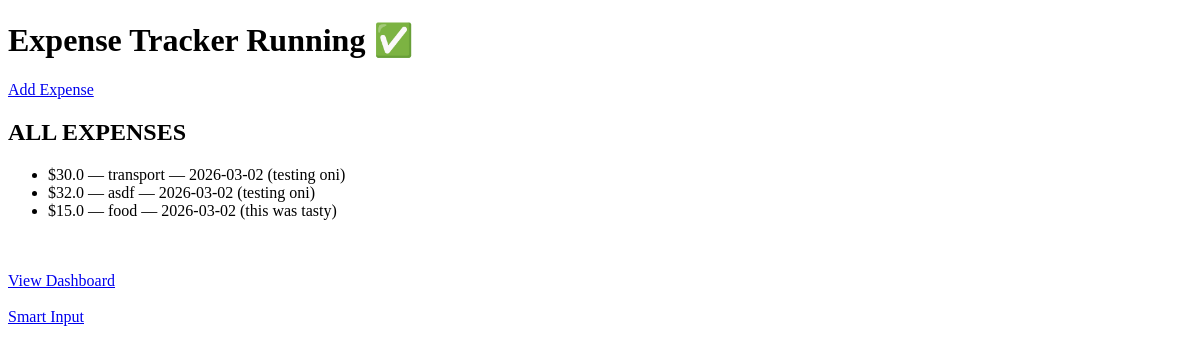
/, run on an earlier commit of the app's database.
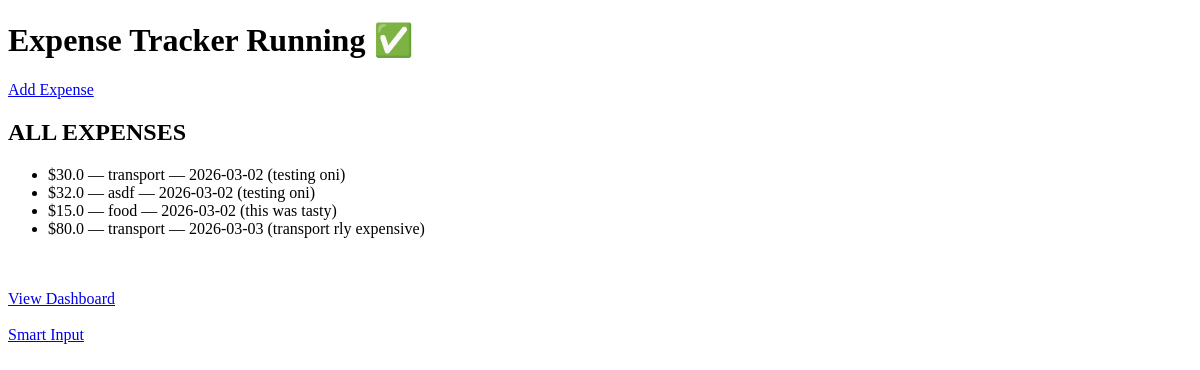
And on a later commit of the database.
### tables this page shows
CREATE TABLE expenses (
            id INTEGER PRIMARY KEY AUTOINCREMENT,
            amount REAL,
            category TEXT,
            date TEXT,
            note TEXT
        );

### app.py (the view)
@app.route("/")
def home():
    conn = get_db_connection()
    expenses = conn.execute("SELECT * FROM expenses").fetchall()
    conn.close()
    return render_template("index.html",expenses=expenses)

### app.py (called while the page is built)
def get_db_connection():
    conn = sqlite3.connect("database.db")
    conn.row_factory = sqlite3.Row
    return conn

### templates/index.html (shortened to what this page needs)
<!DOCTYPE html>
<html>
<head>
</head>
<body>
    <h1>Expense Tracker Running ✅</h1>
    <a href="/add">Add Expense</a>
    <h2>ALL EXPENSES</h2>
    <ul>
    {% for expense in expenses %}
    <li>
        ${{ expense["amount"] }} —
        {{ expense["category"] }} —
        {{ expense["date"] }}
        ({{ expense["note"] }})
    </li>
    {% endfor %}
    </ul>
    <br><br>
    <a href="/dashboard">View Dashboard</a>
    <br><br>
    <a href="/smart">Smart Input</a>
</body>
</html>

What changed in the data, as far as the page shows it:
added expenses: amount "80.0", category "transport", date "2026-03-03", note "transport rly expensive"
